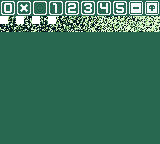

A 2D game scene composited from a Tiled map and its tileset images. What follows is a short description and the map's XML, with every tile layer's data as written:
An orthogonal 10x9 tile map with 16x16 px tiles, 6 tile layers (Tile Layer 1, nums, solid light, solid light 2, ...), 3 tilesets.

<map version="1.10" tiledversion="1.10.2" orientation="orthogonal" renderorder="right-down" width="10" height="9" tilewidth="16" tileheight="16" infinite="0" backgroundcolor="#286850" nextlayerid="7" nextobjectid="1">
 <tileset firstgid="1" source="rpg.tsx" />
 <tileset firstgid="1079" source="tile_tools.tsx" />
 <tileset firstgid="1169" source="random.tsx" />
 <layer id="1" name="Tile Layer 1" width="10" height="9" tintcolor="#e0f8cf">
  <data encoding="csv">
726,727,726,726,726,726,726,726,0,0,
1196,0,0,0,0,0,0,0,0,0,
0,0,0,0,0,0,0,0,0,0,
0,0,0,0,0,0,0,0,0,0,
0,0,0,0,0,0,0,0,0,0,
0,0,0,0,0,0,0,0,0,0,
0,0,0,0,0,0,0,0,0,0,
0,0,0,0,0,0,0,0,0,0,
0,0,0,0,0,0,0,0,0,0
</data>
 </layer>
 <layer id="2" name="nums" width="10" height="9" tintcolor="#e0f8cf">
  <data encoding="csv">
869,0,0,870,871,872,873,874,1069,1066,
1169,1170,1171,1172,1173,1174,1175,1176,1177,1178,
0,0,0,0,0,0,0,0,0,0,
0,0,0,0,0,0,0,0,0,0,
0,0,0,0,0,0,0,0,0,0,
0,0,0,0,0,0,0,0,0,0,
0,0,0,0,0,0,0,0,0,0,
0,0,0,0,0,0,0,0,0,0,
0,0,0,0,0,0,0,0,0,0
</data>
 </layer>
 <layer id="3" name="solid light" width="10" height="9" tintcolor="#e0f8cf">
  <data encoding="csv">
0,0,0,0,0,0,0,0,0,0,
1079,0,0,0,0,0,0,0,0,0,
0,0,0,0,0,0,0,0,0,0,
0,0,0,0,0,0,0,0,0,0,
0,0,0,0,0,0,0,0,0,0,
0,0,0,0,0,0,0,0,0,0,
0,0,0,0,0,0,0,0,0,0,
0,0,0,0,0,0,0,0,0,0,
0,0,0,0,0,0,0,0,0,0
</data>
 </layer>
 <layer id="4" name="solid light 2" width="10" height="9" tintcolor="#86c06c">
  <data encoding="csv">
0,0,726,0,0,0,0,0,0,0,
0,1079,0,0,0,0,0,0,0,0,
0,0,0,0,0,0,0,0,0,0,
0,0,0,0,0,0,0,0,0,0,
0,0,0,0,0,0,0,0,0,0,
0,0,0,0,0,0,0,0,0,0,
0,0,0,0,0,0,0,0,0,0,
0,0,0,0,0,0,0,0,0,0,
0,0,0,0,0,0,0,0,0,0
</data>
 </layer>
 <layer id="5" name="solid dark 1" width="10" height="9" tintcolor="#286850">
  <data encoding="csv">
0,0,0,0,0,0,0,0,0,0,
0,0,1079,0,0,0,0,0,0,0,
0,0,0,0,0,0,0,0,0,0,
0,0,0,0,0,0,0,0,0,0,
0,0,0,0,0,0,0,0,0,0,
0,0,0,0,0,0,0,0,0,0,
0,0,0,0,0,0,0,0,0,0,
0,0,0,0,0,0,0,0,0,0,
0,0,0,0,0,0,0,0,0,0
</data>
 </layer>
 <layer id="6" name="solid dark 2" width="10" height="9" tintcolor="#071821">
  <data encoding="csv">
0,0,0,0,0,0,0,0,0,0,
0,0,0,1079,0,0,0,0,0,0,
0,0,0,0,0,0,0,0,0,0,
0,0,0,0,0,0,0,0,0,0,
0,0,0,0,0,0,0,0,0,0,
0,0,0,0,0,0,0,0,0,0,
0,0,0,0,0,0,0,0,0,0,
0,0,0,0,0,0,0,0,0,0,
0,0,0,0,0,0,0,0,0,0
</data>
 </layer>
</map>
